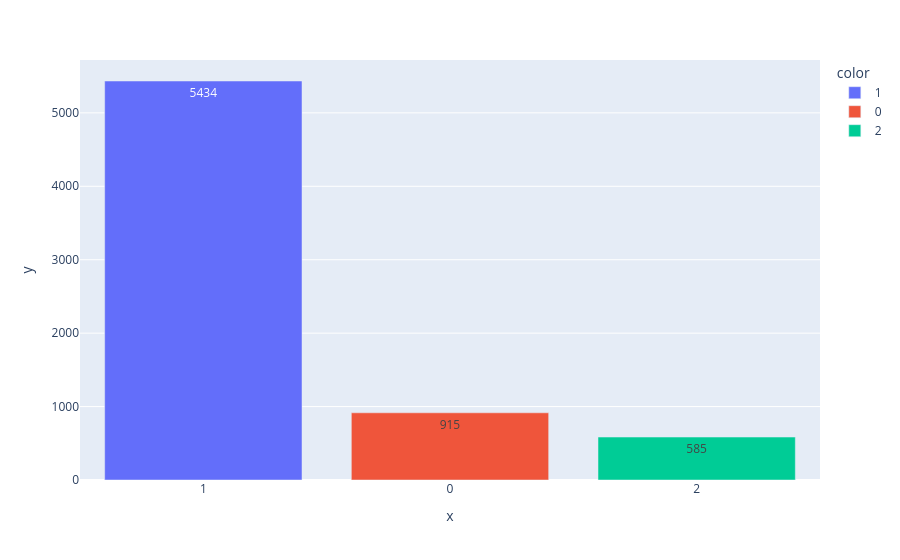

Notebook code for this chart:
### Code cell
# Visualiser le diagramme des nombres d'observations
bar_plot(val)

### Figure 1 — Plotly figure (JSON) as saved in the notebook; plotly's stock layout.template omitted (floating-point values rounded to 4 significant figures)
{"data": [{"hovertemplate": "color=1<br>x=%{x}<br>y=%{y}<extra></extra>", "legendgroup": "1", "marker": {"color": "#636efa", "pattern": {"shape": ""}}, "name": "1", "orientation": "v", "showlegend": true, "textposition": "auto", "texttemplate": "%{y}", "type": "bar", "x": ["1"], "xaxis": "x", "y": [5434], "yaxis": "y"}, {"hovertemplate": "color=0<br>x=%{x}<br>y=%{y}<extra></extra>", "legendgroup": "0", "marker": {"color": "#EF553B", "pattern": {"shape": ""}}, "name": "0", "orientation": "v", "showlegend": true, "textposition": "auto", "texttemplate": "%{y}", "type": "bar", "x": ["0"], "xaxis": "x", "y": [915], "yaxis": "y"}, {"hovertemplate": "color=2<br>x=%{x}<br>y=%{y}<extra></extra>", "legendgroup": "2", "marker": {"color": "#00cc96", "pattern": {"shape": ""}}, "name": "2", "orientation": "v", "showlegend": true, "textposition": "auto", "texttemplate": "%{y}", "type": "bar", "x": ["2"], "xaxis": "x", "y": [585], "yaxis": "y"}], "layout": {"barmode": "relative", "legend": {"title": {"text": "color"}, "tracegroupgap": 0}, "margin": {"t": 60}, "xaxis": {"anchor": "y", "domain": [0.0, 1.0], "title": {"text": "x"}}, "yaxis": {"anchor": "x", "domain": [0.0, 1.0], "title": {"text": "y"}}}}
